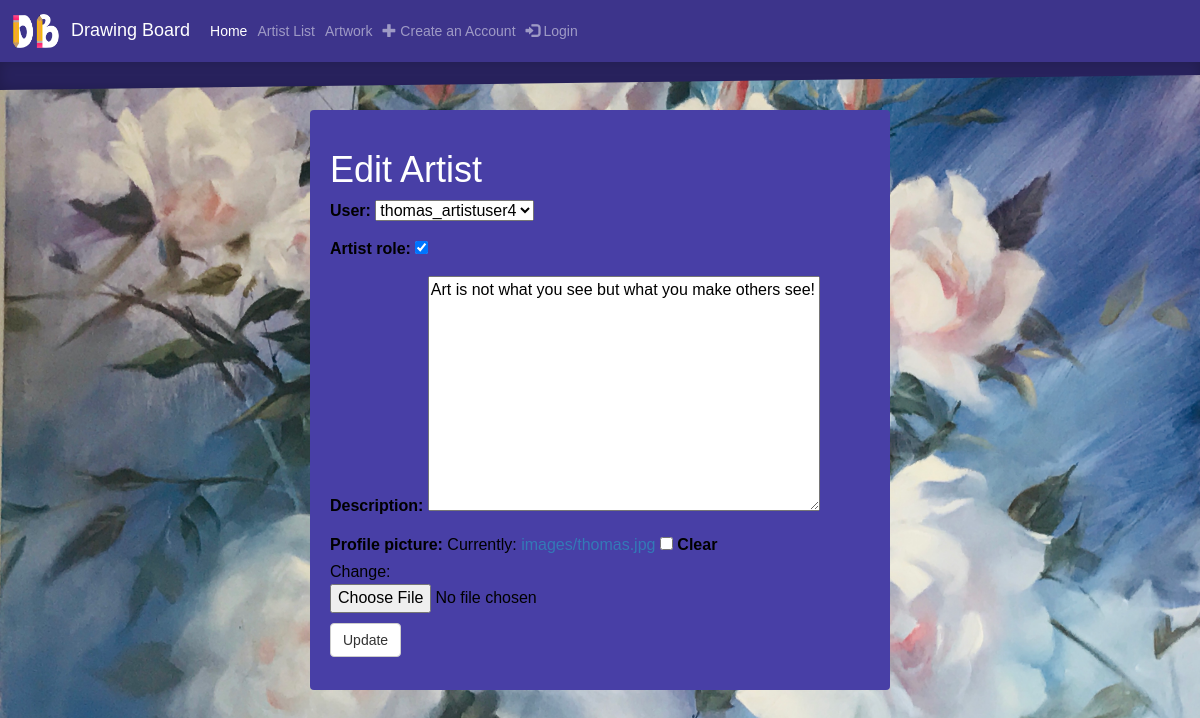
The page /artist/5/edit/ on the database its author committed.
### gallery/models.py (models this page shows, shortened)
class Artist(models.Model):
    user = models.OneToOneField(User, on_delete=models.CASCADE)
    artist_role = models.BooleanField(default=False)
    description = models.TextField(max_length=280, null=True, blank=True)  # this is the default for all descriptions
    profile_picture = models.ImageField(upload_to='images/', null=True, blank=True)

### gallery/views.py (the view)
# urls.py: path('artist/<int:pk>/edit/', views.artist_edit, name='artist_edit'),
def artist_edit(request, pk):
    artist = get_object_or_404(Artist, pk=pk)
    if request.method == "POST":
        form = ArtistForm(request.POST, request.FILES, instance=artist)
        if form.is_valid():
            artist = form.save(commit=False)
            artist.updated_date = timezone.now()
            artist.save()
            return redirect('gallery:artist_list')
    else:
        form = ArtistForm(instance=artist)
    return render(request, 'gallery/artist_edit.html', {'form': form})

### gallery/forms.py
class ArtistForm(forms.ModelForm):
    class Meta:
        model = Artist
        fields = ('user', 'artist_role', 'description', 'profile_picture')

### gallery/templates/gallery/artist_edit.html (shortened to what this page needs)
<!DOCTYPE html>
{% extends 'gallery/base.html' %}
{% load static %}
{% block content %}
    <head>
    </head>
    <div class = "editbox">
        <h1>Edit Artist</h1>
        <div class = "edit-form">
            <form method="POST" enctype="multipart/form-data" class="artist-form">{% csrf_token %}
                {{ form.as_p }}
                <button type="submit" class="save btn btn-default">Update</button>
            </form>
        </div>
    </div>
{% endblock %}

### gallery/templates/gallery/base.html (style rules this page uses)
body, html { font-family: 'Roboto', sans-serif; height: 100%; background-color: black; }

### rows shown on the page
Artist: user "thomas_artistuser4", artist_role "☑", description "Art is not what you see but what you make others see!"
